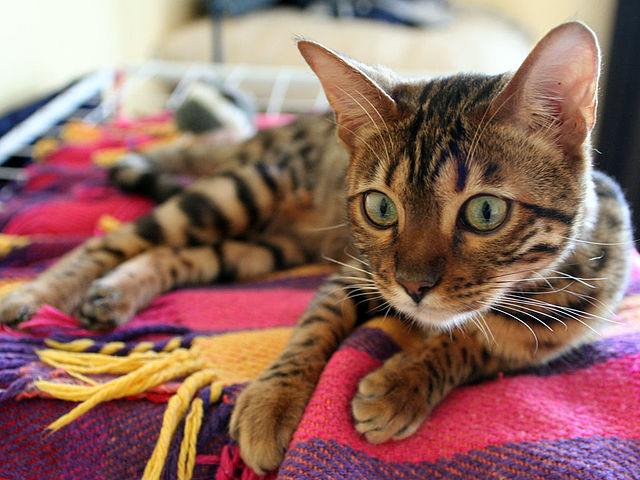
#> input picture images/filters/cat.jpg, 640 x 480 px
$ python metal.py
#> lines starting #> are read from the running program, lines starting #| are printed output that depends on the picture
from PIL import Image

image = Image.open("cat.jpg")
#> image is the input picture: PIL image 640x480 RGB; mean R, G, B 146.2, 107.5, 99

width = image.size[0]
#> width = 640
height = image.size[1]
#> height = 480

for y in range(0, height):
    for x in range(0, width):
        color = image.getpixel((x, y))
        red = color[0]

        red = abs(red - 64)
        green = abs(red - 64)
        blue = abs(green - 64)

        gray = (red * 222 + green * 707 + blue * 71) / 1000

        red = gray + 70
        red = 2 * red - 128
        green = gray + 65
        green = 2 * green - 128
        blue = gray + 75
        blue = 2 * blue - 128
        red = min(int(red), 255)
        green = min(int(green), 255)
        blue = min(int(blue), 255)

        image.putpixel((x, y), (red, green, blue))
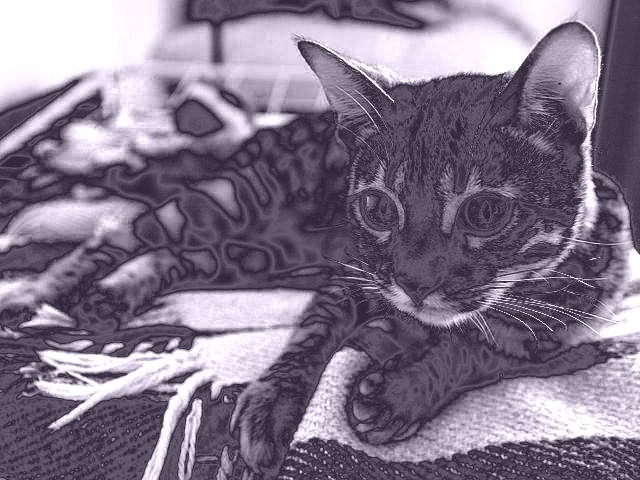
#> image: PIL image 640x480 RGB; mean R, G, B 128.8, 119.4, 138

image.show()
